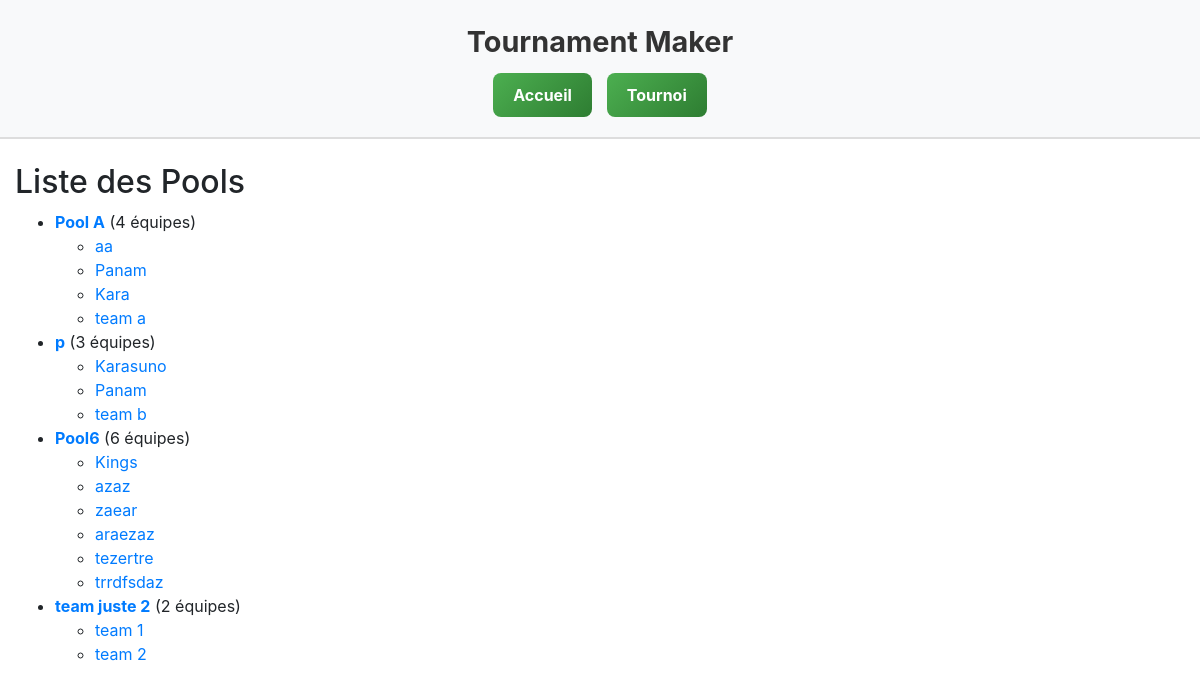
/TournamentMaker/pools/, run on the app's committed database.
### TournamentMaker/models.py (models this page shows, shortened)
class Pool(models.Model):
    name = models.CharField(max_length=50)
    max_size = models.PositiveIntegerField(default=4)
    teams = models.ManyToManyField('Team', blank=True, related_name='pools')

class Team(models.Model):
    name = models.CharField(max_length=100)
    tournament = models.ForeignKey(Tournament, on_delete=models.CASCADE, related_name='teams')

### TournamentMaker/views.py (the view)
# urls.py: path('pools/', views.pool_list, name='pool_list'),
def pool_list(request):
    pools = Pool.objects.all()
    return render(request, 'pools.html', {'pools': pools})

### TournamentMaker/templates/pools.html
{% extends "base_generic.html" %}
{% block content %}
  <h2>Liste des Pools</h2>
  {% if pools %}
    <ul>
      {% for pool in pools %}
        <li>
          <a href="{% url 'pool_detail' pool.id %}"><strong>{{ pool.name }}</strong></a> ({{ pool.teams.count }} équipes)
          <ul>
            {% for team in pool.teams.all %}
              <li>
                <a href="{% url 'team_detail' team.id %}">{{ team.name }}</a>
              </li>
            {% empty %}
              <li>Aucune équipe dans cette pool.</li>
            {% endfor %}
          </ul>
        </li>
      {% endfor %}
    </ul>
  {% else %}
    <p>Aucune pool disponible.</p>
  {% endif %}
{% endblock %}

### data on the page
Pool: name "Pool A", teams.count "4"
Team: name "aa"
Team: name "Panam"
Team: name "Kara"
Team: name "team a"
Pool: name "p", teams.count "3"
Team: name "Karasuno"
Team: name "Panam"
Team: name "team b"
Pool: name "Pool6", teams.count "6"
Team: name "Kings"
Team: name "azaz"
Team: name "zaear"
Team: name "araezaz"
Team: name "tezertre"
Team: name "trrdfsdaz"
Pool: name "team juste 2", teams.count "2"
Team: name "team 1"
Team: name "team 2"
